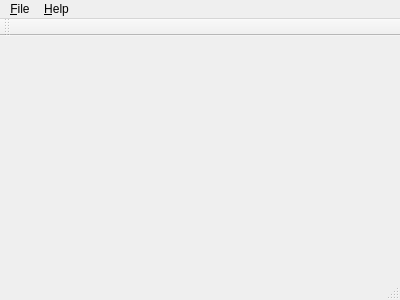
<?xml version="1.0" encoding="UTF-8"?>
<ui version="4.0">
 <class>MainWindow</class>
 <widget class="QMainWindow" name="MainWindow">
  <property name="geometry">
   <rect>
    <x>0</x>
    <y>0</y>
    <width>400</width>
    <height>300</height>
   </rect>
  </property>
  <property name="windowTitle">
   <string>Canawa administrator</string>
  </property>
  <widget class="QWidget" name="centralWidget"/>
  <widget class="QMenuBar" name="menuBar">
   <property name="geometry">
    <rect>
     <x>0</x>
     <y>0</y>
     <width>400</width>
     <height>26</height>
    </rect>
   </property>
   <widget class="QMenu" name="menu_File">
    <property name="title">
     <string>&amp;File</string>
    </property>
    <addaction name="actionFileExit"/>
   </widget>
   <widget class="QMenu" name="menu_Help">
    <property name="title">
     <string>&amp;Help</string>
    </property>
    <addaction name="actionHelpAbout"/>
   </widget>
   <addaction name="menu_File"/>
   <addaction name="menu_Help"/>
  </widget>
  <widget class="QToolBar" name="mainToolBar">
   <attribute name="toolBarArea">
    <enum>TopToolBarArea</enum>
   </attribute>
   <attribute name="toolBarBreak">
    <bool>false</bool>
   </attribute>
  </widget>
  <widget class="QStatusBar" name="statusBar"/>
  <action name="actionFileExit">
   <property name="icon">
    <iconset resource="../res/resource.qrc">
     <normaloff>:/images/file-exit.png</normaloff>:/images/file-exit.png</iconset>
   </property>
   <property name="text">
    <string>&amp;Exit</string>
   </property>
  </action>
  <action name="actionHelpAbout">
   <property name="icon">
    <iconset resource="../res/resource.qrc">
     <normaloff>:/images/help-about.png</normaloff>:/images/help-about.png</iconset>
   </property>
   <property name="text">
    <string>&amp;About</string>
   </property>
  </action>
 </widget>
 <layoutdefault spacing="6" margin="11"/>
 <resources>
  <include location="../res/resource.qrc"/>
 </resources>
 <connections/>
</ui>
